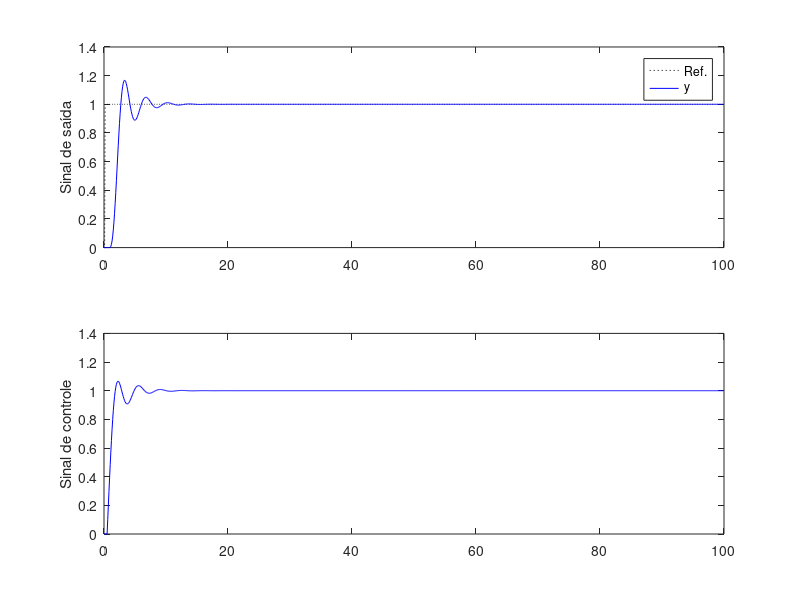

The MATLAB script that drew this image:
%% Atividade 04: 
% Para as classes de plantas mostradas a seguir, projetar o sistemas GMVC incrementais de ordem mínima,
% realizando os seguintes testes e comparando-os com uma solução baseada em PID: 
clear all; close all; clc;

%% Planta b) G(s) = ( 4/(s^{2}+2s+4) )*e^{-0.3s}
Ts = 0.1; % periodo de amostragem (s)
d = round((0.3/Ts) + 1);   % atraso discreto (em amostras)
lambida = 10;

    g = 1;          % ganho do sistema
    wn = 2;         % frequencia natural (rad/s)
    zeta = 0.5;     % fator de amortecimento

Gs = tf(g*wn^2, [1  2*zeta*wn   wn^2])
Gz = c2d(Gs,Ts, 'zoh')

Az = Gz.den{1};
    a0 = Az(1); a1 = Az(2); a2 = Az(3);
Bz = Gz.num{1};
    b0 = Bz(2); b1 = Bz(3);

    % Ampliar o modelo para incluir a diferença discreta.
    % Δ = 1-z^-1
    DAz = conv(Az,[1 -1]);
        da0 = DAz(1); da1 = DAz(2); da2 = DAz(3); da3 = DAz(4);

    % Equação Diofantina
        % E(z)= e0 + e1*z^{-1} + e2*z^{-2} + e3*z^{-3}
        % F(z)= f0 + f1*z^{-1} + f2*z^{-2}
    e0 = 1;
    e1 = -da1;
    e2 = -da2-da1*e1;
    e3 = -da3-da2*e1-da1*e2;
    f0 = -da3*e1-da2*e2-da1*e3;
    f1 = -da3*e2-da2*e3;
    f2 = -da3*e3;
    
    % R(z)
    r0 = b0*e0+lambida;
    r1 = b0*e1+b1*e0;
    r2 = b0*e2+b1*e1;
    r3 = b0*e3+b1*e2;
    r4 = b1*e3;

%% Simulação no dominio do tempo
tfinal = 100; % tempo de simulação (em segundos)
N = round( tfinal/Ts );
t = 0:Ts:N*Ts-Ts;

    % Sinal de referencia
    ref(1:N) = 0; ref(3:N) = 1;
    % ref(1:5)=0;
    % ref(6: round( N/3 ))=1;
    % ref(1+round( N/3 ): round(2*N/3) )=2.5;
    % ref(1+round( 2*N/3 ): N )= 4;

    % Ruído de processo
    w = 0*wgn(1,N,1e-4,'linear');

    % Perturbação de carga
    v1 = zeros(1,N); v1(round(N/3):round(2*N/3)) = 0*0.5;

    % Condições iniciais
    y(1:5) = 0; u(1:5) = 0; du(1:5) = 0;

for k = 6:N
    % Modelo da planta
    y(k) = (1/da0)*( -da1*y(k-1)-da2*y(k-2)-da3*y(k-3)+b0*du(k-4)+b1*du(k-5)+w(k) ...
                     +v1(k)+da1*v1(k-1)+da2*v1(k-2)+da3*v1(k-3));

    % Controlador
    du(k) = (1/r0)*( -r1*du(k-1)-r2*du(k-2)-r3*du(k-3)-r4*du(k-4)+ref(k-4)-f0*y(k)-f1*y(k-1)-f2*y(k-2) ); 
    u(k) = u(k-1) +du(k);
end

% Plot
figure;
subplot(211)
    plot(t,ref,':k',t,y,'b');
    ylabel('Sinal de saída');
    legend('Ref.','y');
subplot(212)
    plot(t,u,'b');
    ylabel('Sinal de controle');

%% Análise de seguimento de referência do tipo degrau com base nos índices ISE+ISU

    % Integral of Squared Error (ISE)
        % ISE pequeno = controle agressivo
    ISE = sum((ref - y).^2)
    
    % Integral of Squared Control Increment (ISU)
        % ISU pequeno = controle conservador
    ISU = sum(du.^2)
